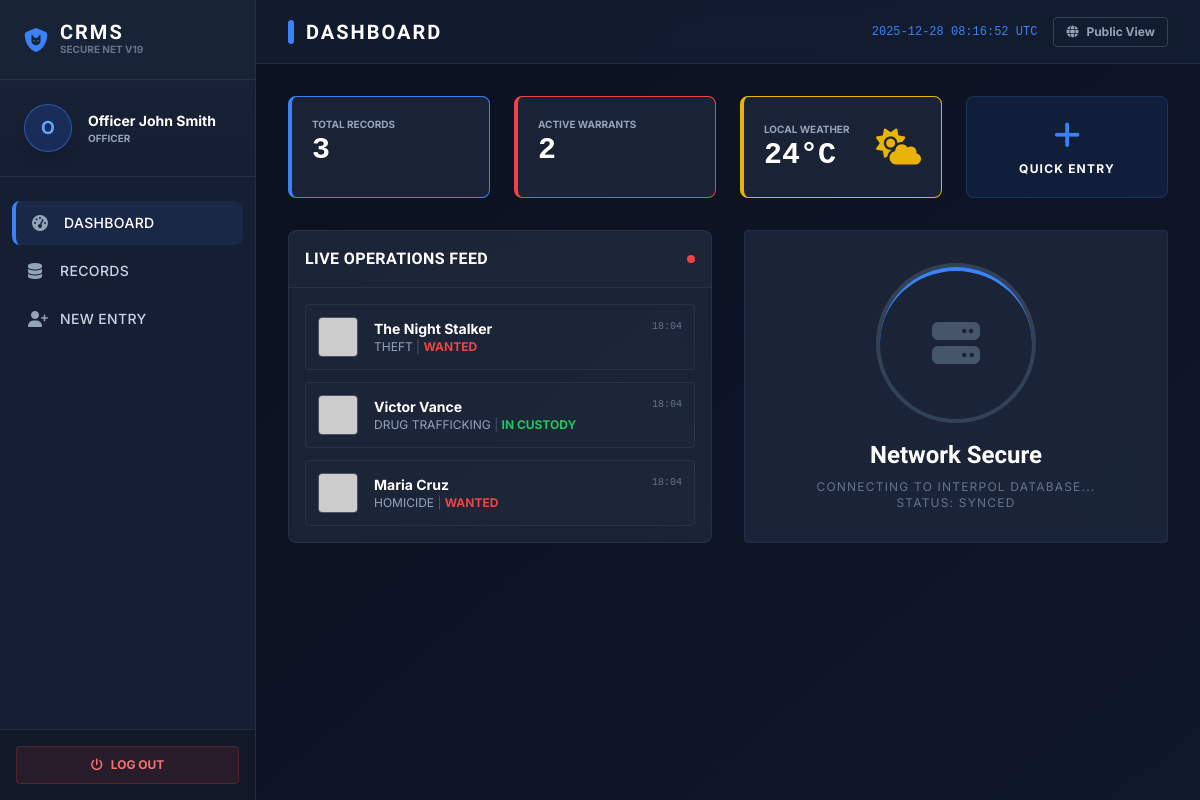
Page /login.php?page=dashboard (signed in) on the committed database.
### tables this page shows
CREATE TABLE IF NOT EXISTS criminals (
    criminal_id INT PRIMARY KEY AUTO_INCREMENT,
    full_name VARCHAR(100) NOT NULL,
    alias VARCHAR(100),
    age INT,
    gender VARCHAR(20) DEFAULT 'Male',
    height VARCHAR(20),
    weight VARCHAR(20),
    eye_color VARCHAR(20),
    hair_color VARCHAR(20),
    scars_marks TEXT,
    nationality VARCHAR(50),
    crime_type VARCHAR(100) NOT NULL,
    status VARCHAR(50) DEFAULT 'Wanted',  
    risk_level VARCHAR(20) DEFAULT 'Low',
    gang_affiliation VARCHAR(100),
    fingerprint_id VARCHAR(50),
    bail_status VARCHAR(50) DEFAULT 'Not Set',
    evidence_list TEXT,
    description TEXT,
    resolution_notes TEXT,  
    resolution_date DATETIME,  
    mugshot VARCHAR(255) DEFAULT 'default.png',
    added_by INT,
    created_at TIMESTAMP DEFAULT CURRENT_TIMESTAMP,
    FOREIGN KEY (added_by) REFERENCES users(user_id) ON DELETE SET NULL
);

### login.php (the view, shortened to what this page needs)
<?php
$db_host = "localhost"; $db_user = "root"; $db_pass = "";
$conn = null;
try {
    $conn = @new mysqli($db_host, $db_user, $db_pass, "crms_db1");
} catch (Exception $e) {
    die("System Error: Database connection failed. Please ensure XAMPP/WAMP is running and 'crms_db' exists.");
}
try {
    $conn->query("CREATE TABLE IF NOT EXISTS news_feed (
        news_id INT AUTO_INCREMENT PRIMARY KEY,
        title VARCHAR(255),
        content TEXT,
        type VARCHAR(50),
        media VARCHAR(255),
        author_id INT,
        is_public TINYINT(1) DEFAULT 1,
        created_at TIMESTAMP DEFAULT CURRENT_TIMESTAMP
    )");
} catch (Exception $e) {}
function get_image($img) {
    return "https://ui-avatars.com/api/?name=Unknown&background=334155&color=94a3b8&size=256&bold=true";
}
$user_id = $_SESSION['user_id'] ?? 0;
$page = $_GET['page'] ?? 'login';
?>
<!DOCTYPE html>
<html lang="en" class="dark">
<head>
    <script src="https://cdn.tailwindcss.com"></script>
    <link rel="stylesheet" href="https://cdnjs.cloudflare.com/ajax/libs/font-awesome/6.4.0/css/all.min.css">
</head>
<body class="bg-darkbg text-slate-300 font-sans antialiased min-h-screen">
    <?php if (!$user_id): ?>
        <div class="min-h-screen flex items-center justify-center p-4 relative overflow-hidden">
            <div class="absolute inset-0 bg-[url('https://images.unsplash.com/photo-1550751827-4bd374c3f58b?q=80&w=1920')] bg-cover opacity-10"></div>
            <div class="relative z-10 w-full max-w-md glass rounded-2xl shadow-2xl overflow-hidden border border-slate-700/50">
                <div class="bg-gradient-to-r from-blue-900/50 to-slate-900/50 p-8 text-center border-b border-slate-700/50">
                    <i class="fa-solid fa-shield-cat text-5xl text-blue-500 mb-4"></i>
                    <h2 class="font-display text-3xl font-bold uppercase text-white"><?php echo $page=='register'?'Officer Intake':'Secure Login'; ?></h2>
                    <p class="text-xs text-blue-300 uppercase tracking-widest mt-1">National Crime Bureau</p>
                </div>
                <div class="p-8">
                    <form method="POST" class="space-y-5">
                        <?php if ($page == 'register'): ?>
                            <div><label class="text-[10px] font-bold uppercase text-slate-500">Full Name</label><input type="text" name="fullname" class="w-full p-3 input-pro rounded" required></div>
                            <div><label class="text-[10px] font-bold uppercase text-slate-500">Role</label><select name="role" class="w-full p-3 input-pro rounded"><option value="officer">Officer</option><option value="newscaster">Media / Press</option></select></div>
                        <?php endif; ?>
                        <div><label class="text-[10px] font-bold uppercase text-slate-500">Badge ID</label><input type="text" name="username" class="w-full p-3 input-pro rounded" required></div>
                        <div><label class="text-[10px] font-bold uppercase text-slate-500">Password</label><input type="password" name="password" class="w-full p-3 input-pro rounded" required></div>
                        <div class="flex items-center justify-between bg-slate-800/50 p-3 rounded border border-slate-700">
                            <span class="text-xs font-mono text-blue-300 font-bold">SECURITY CHECK: <?php echo $_SESSION['c_n1']." + ".$_SESSION['c_n2']; ?> = ?</span>
                            <input type="number" name="captcha" class="w-16 p-1 text-center bg-slate-900 border border-slate-600 rounded text-white font-bold" required>
                        </div>
                        <button type="submit" name="<?php echo $page=='register'?'register':'login'; ?>" class="w-full bg-accent hover:bg-blue-600 text-white font-bold py-3 rounded uppercase tracking-widest transition shadow-lg">
                            <?php echo $page=='register'?'Submit Application':'Authenticate'; ?>
                        </button>
                    </form>
                    <div class="mt-6 text-center text-xs space-y-3 pt-4 border-t border-slate-700/50">
                        <a href="?page=<?php echo $page=='register'?'login':'register'; ?>" class="text-blue-400 hover:text-white font-bold uppercase"><?php echo $page=='register'?'Return to Login':'Apply for Access'; ?></a>
                        <br>
                        <a href="index.php" class="text-slate-500 hover:text-slate-300">Return to Public Portal</a>
                    </div>
                </div>
            </div>
        </div>
    <?php else: ?>
        <div class="flex h-screen overflow-hidden bg-darkbg">
            <aside class="w-20 lg:w-64 bg-panel flex-shrink-0 flex flex-col border-r border-slate-700/50 z-20">
                <div class="h-20 flex items-center justify-center lg:justify-start lg:px-6 border-b border-slate-700/50 bg-slate-800/50">
                    <i class="fa-solid fa-shield-cat text-accent text-2xl mr-3"></i>
                    <div><h1 class="font-display font-black text-xl text-white tracking-widest leading-none">CRMS</h1><p class="text-[10px] text-slate-500 uppercase font-bold">Secure Net v19</p></div>
                </div>
                <div class="p-6 border-b border-slate-700/50 bg-gradient-to-b from-slate-800/30 to-transparent hidden lg:block">
                    <div class="flex items-center gap-4">
                        <div class="w-12 h-12 rounded-full bg-blue-600/20 border border-blue-500/50 flex items-center justify-center text-blue-400 font-bold text-lg shadow-lg"><?php echo substr($_SESSION['name'], 0, 1); ?></div>
                        <div class="overflow-hidden">
                            <h4 class="text-white font-bold text-sm truncate"><?php echo $_SESSION['name']; ?></h4>
                            <p class="text-[10px] uppercase font-bold text-slate-400"><?php echo $_SESSION['role']; ?></p>
                        </div>
                    </div>
                </div>
                <nav class="flex-1 overflow-y-auto py-6 px-3 space-y-1">
                    <a href="?page=dashboard" class="flex items-center px-4 py-3 rounded-lg hover:bg-slate-700/50 text-slate-300 hover:text-white transition group <?php echo $page=='dashboard'?'bg-accent/10 text-white border-l-4 border-accent':''; ?>">
                        <i class="fa-solid fa-gauge-high w-6 text-slate-400 group-hover:text-blue-400 transition <?php echo $page=='dashboard'?'text-blue-400':''; ?>"></i>
                        <span class="font-medium text-sm hidden lg:block ml-2 uppercase tracking-wide">Dashboard</span>
                    </a>
                    <?php if ($_SESSION['role'] != 'newscaster'): ?>
                    <a href="?page=database" class="flex items-center px-4 py-3 rounded-lg hover:bg-slate-700/50 text-slate-300 hover:text-white transition group <?php echo $page=='database'?'bg-accent/10 text-white border-l-4 border-accent':''; ?>">
                        <i class="fa-solid fa-database w-6 text-slate-400 group-hover:text-blue-400 transition <?php echo $page=='database'?'text-blue-400':''; ?>"></i>
                        <span class="font-medium text-sm hidden lg:block ml-2 uppercase tracking-wide">Records</span>
                    </a>
                    <a href="?page=add_record" class="flex items-center px-4 py-3 rounded-lg hover:bg-slate-700/50 text-slate-300 hover:text-white transition group <?php echo $page=='add_record'?'bg-accent/10 text-white border-l-4 border-accent':''; ?>">
                        <i class="fa-solid fa-user-plus w-6 text-slate-400 group-hover:text-blue-400 transition <?php echo $page=='add_record'?'text-blue-400':''; ?>"></i>
                        <span class="font-medium text-sm hidden lg:block ml-2 uppercase tracking-wide">New Entry</span>
                    </a>
                    <?php endif; ?>
                </nav>
                <div class="p-4 border-t border-slate-700/50 bg-black/20">
                    <a href="?logout=true" class="flex items-center justify-center gap-2 w-full py-2.5 bg-red-500/10 text-red-400 border border-red-500/20 text-center rounded text-xs font-bold uppercase hover:bg-red-500 hover:text-white transition group">
                        <i class="fa-solid fa-power-off group-hover:rotate-90 transition"></i> <span class="hidden lg:inline">Log Out</span>
                    </a>
                </div>
            </aside>
            <main class="flex-1 flex flex-col h-full relative overflow-hidden bg-gradient-to-br from-darkbg to-slate-900">
                <div class="map-bg absolute inset-0 opacity-10"></div>
                <header class="h-16 border-b border-slate-700/50 bg-panel/80 backdrop-blur flex items-center justify-between px-8 z-10">
                    <h2 class="font-display text-xl font-bold uppercase text-white tracking-widest flex items-center gap-3">
                        <span class="w-1.5 h-6 bg-accent rounded-full"></span>
                        <?php echo str_replace('_', ' ', $page); ?>
                    </h2>
                    <div class="flex items-center gap-4">
                        <span class="text-xs font-mono text-accent hidden md:inline"><?php echo date('Y-m-d H:i:s'); ?> UTC</span>
                        <a href="index.php" target="_blank" class="text-xs font-bold text-slate-400 hover:text-white transition flex items-center gap-2 px-3 py-1.5 rounded border border-slate-700 hover:border-slate-500">
                            <i class="fa-solid fa-globe"></i> Public View
                        </a>
                    </div>
                </header>
                <div class="flex-1 overflow-y-auto p-8 relative z-10 scroll-smooth">
                    <?php if ($page == 'dashboard'):
                        $total = 0; $wanted = 0; $recent = false;
                        try {
                            $total_res = $conn->query("SELECT COUNT(*) as c FROM criminals");
                            if($total_res) $total = $total_res->fetch_assoc()['c'];
                            $wanted_res = $conn->query("SELECT COUNT(*) as c FROM criminals WHERE status='Wanted'");
                            if($wanted_res) $wanted = $wanted_res->fetch_assoc()['c'];
                            $recent = $conn->query("SELECT * FROM criminals ORDER BY created_at DESC LIMIT 5");
                        } catch(Exception $e) {}
                    ?>
                        <div class="grid grid-cols-1 md:grid-cols-4 gap-6 mb-8">
                            <div class="glass p-5 rounded-lg border-l-4 border-accent">
                                <p class="text-[10px] uppercase font-bold text-slate-400">Total Records</p>
                                <h3 class="text-3xl font-mono font-bold text-white"><?php echo $total; ?></h3>
                            </div>
                            <div class="glass p-5 rounded-lg border-l-4 border-danger">
                                <p class="text-[10px] uppercase font-bold text-slate-400">Active Warrants</p>
                                <h3 class="text-3xl font-mono font-bold text-white"><?php echo $wanted; ?></h3>
                            </div>
                            <div class="glass p-5 rounded-lg border-l-4 border-yellow-500 flex justify-between items-center">
                                <div>
                                    <p class="text-[10px] uppercase font-bold text-slate-400">Local Weather</p>
                                    <h3 class="text-3xl font-mono font-bold text-white">24°C</h3>
                                </div>
                                <i class="fa-solid fa-cloud-sun text-4xl text-yellow-500"></i>
                            </div>
                            <div class="bg-accent/10 p-5 rounded-lg border border-accent/20 flex flex-col justify-center items-center text-center group cursor-pointer hover:bg-accent/20 transition">
                                <?php if($_SESSION['role'] != 'newscaster'): ?>
                                    <a href="?page=add_record" class="w-full h-full flex flex-col justify-center items-center">
                                        <i class="fa-solid fa-plus text-3xl text-accent mb-2 group-hover:scale-110 transition"></i>
                                        <p class="text-xs font-bold text-white uppercase tracking-widest">Quick Entry</p>
                                    </a>
                                <?php endif; ?>
                            </div>
                        </div>
                        <div class="grid grid-cols-1 lg:grid-cols-2 gap-8">
                            <div class="glass rounded-lg overflow-hidden border border-slate-700/50">
                                <div class="p-4 bg-slate-800/50 border-b border-slate-700/50 flex justify-between items-center">
                                    <h3 class="font-display font-bold text-white uppercase tracking-wide">Live Operations Feed</h3>
                                    <span class="w-2 h-2 bg-red-500 rounded-full animate-ping"></span>
                                </div>
                                <div class="p-4 space-y-3">
                                    <?php if($recent && $recent->num_rows > 0): while($r=$recent->fetch_assoc()): ?>
                                    <div class="flex items-center gap-4 p-3 bg-slate-800/50 rounded border border-slate-700/50 hover:border-accent/50 transition">
                                        <img src="<?php echo get_image($r['mugshot']); ?>" class="w-10 h-10 rounded object-cover border border-slate-600">
                                        <div class="flex-1">
                                            <div class="flex justify-between">
                                                <h4 class="text-sm font-bold text-white"><?php echo $r['full_name']; ?></h4>
                                                <span class="text-[10px] font-mono text-slate-500"><?php echo date('H:i', strtotime($r['created_at'])); ?></span>
                                            </div>
                                            <p class="text-xs text-slate-400 uppercase"><?php echo $r['crime_type']; ?> <span class="text-slate-600">|</span> <span class="<?php echo $r['status']=='Wanted'?'text-danger':'text-green-500'; ?> font-bold"><?php echo $r['status']; ?></span></p>
                                        </div>
                                    </div>
                                    <?php endwhile; else: ?>
                                        <p class="text-slate-500 text-xs text-center py-4">No recent activity.</p>
                                    <?php endif; ?>
                                </div>
                            </div>
                            <div class="glass rounded p-6 flex flex-col justify-center items-center text-center">
                                <div class="w-40 h-40 rounded-full border-4 border-slate-700 flex items-center justify-center mb-4 relative">
                                    <div class="absolute inset-0 rounded-full border-t-4 border-accent animate-spin"></div>
                                    <i class="fa-solid fa-server text-5xl text-slate-600"></i>
                                </div>
                                <h3 class="font-display font-bold text-2xl text-white">Network Secure</h3>
                                <p class="text-xs text-slate-500 mt-2 tracking-widest uppercase">Connecting to Interpol Database...<br>Status: Synced</p>
                            </div>
                        </div>
                    <?php endif; ?>
                </div>
            </main>
        </div>
    <?php endif; ?>
</body>
</html>

### login.php (style rules this page uses)
.glass { background: rgba(30, 41, 59, 0.8); backdrop-filter: blur(12px); border: 1px solid rgba(59, 130, 246, 0.1); }

### rows in the picture
criminals: full_name "The Night Stalker", created_at "18:04", crime_type "THEFT", status "WANTED"
criminals: full_name "Victor Vance", created_at "18:04", crime_type "DRUG TRAFFICKING", status "IN CUSTODY"
criminals: full_name "Maria Cruz", created_at "18:04", crime_type "HOMICIDE", status "WANTED"

### other values in the picture
substr($_SESSION['name'], 0, 1) "O"
$_SESSION['name'] "Officer John Smith"
$_SESSION['role'] "OFFICER"
str_replace('_', ' ', $page) "DASHBOARD"
$total "3"
$wanted "2"
